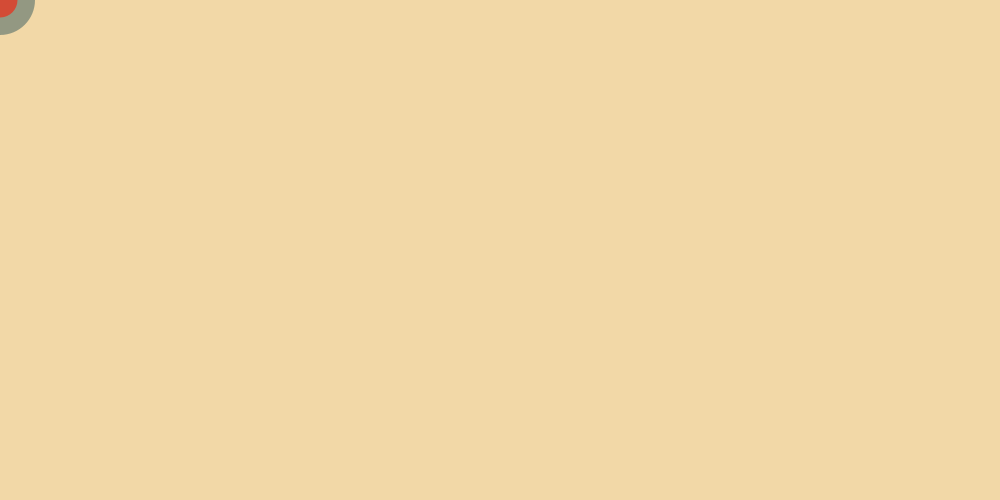
Frame 1 (no input)
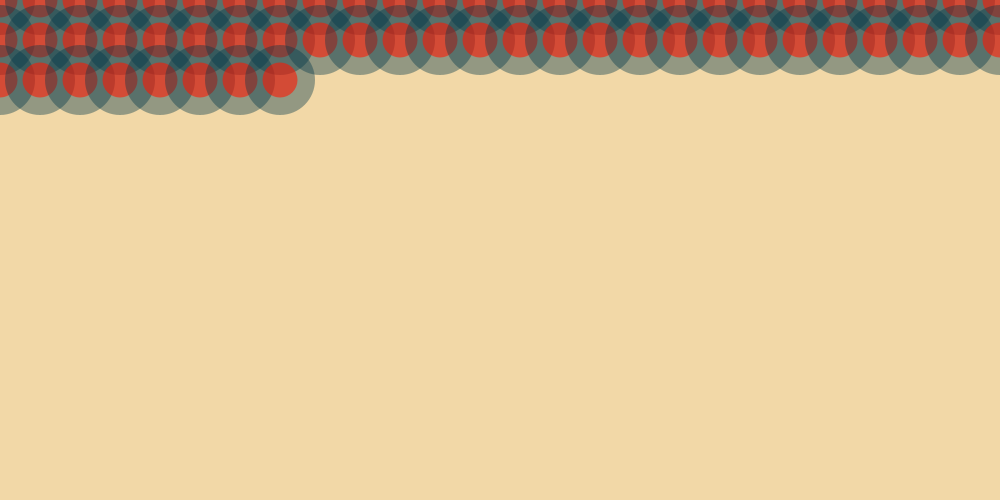
Frame 60 (the mouse pressed at the canvas centre just before this capture)
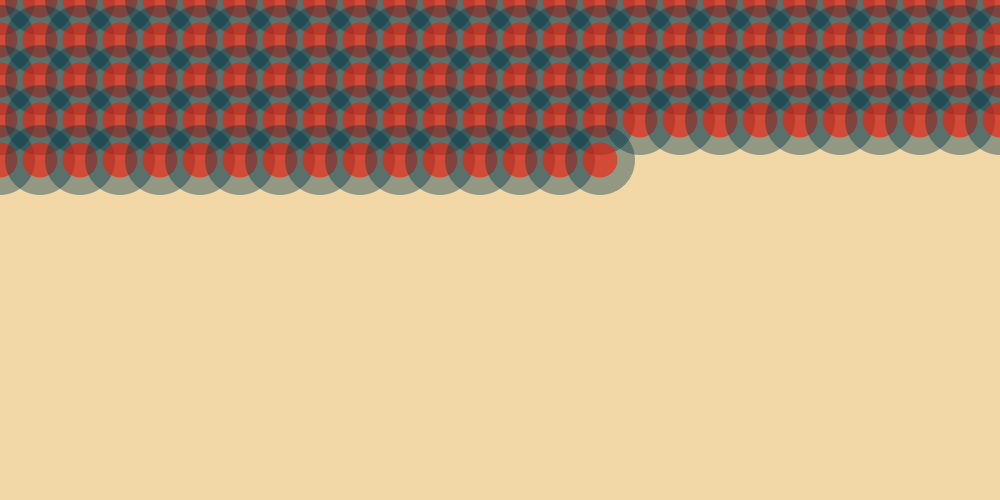
Frame 120 (the mouse held since frame 60 and released just before this capture)

The Processing sketch that drew these frames (run headless with seeded random() and noise(); from frame 60 on, the mouse is pressed at the canvas centre):

// Processing sketch: processing_32045
// ── processing_32045.pde

int a = 0;
int b = 0;
int c = 35;
int d = 70;

void setup(){
  size(1000,500);
  noStroke();
  background(242,216,167);
  
} 

void draw(){
  
 //bigger circles
 fill(0,54,71,100);
 ellipse(a, b, d, d);
  
 //small circles
 fill(255,20,0,150);
 ellipse(a, b, c, c);
  
 a = a + 40;
 
 if(a>1000){
   
   a = 0;
   b = b + 40;}
 
 
}
